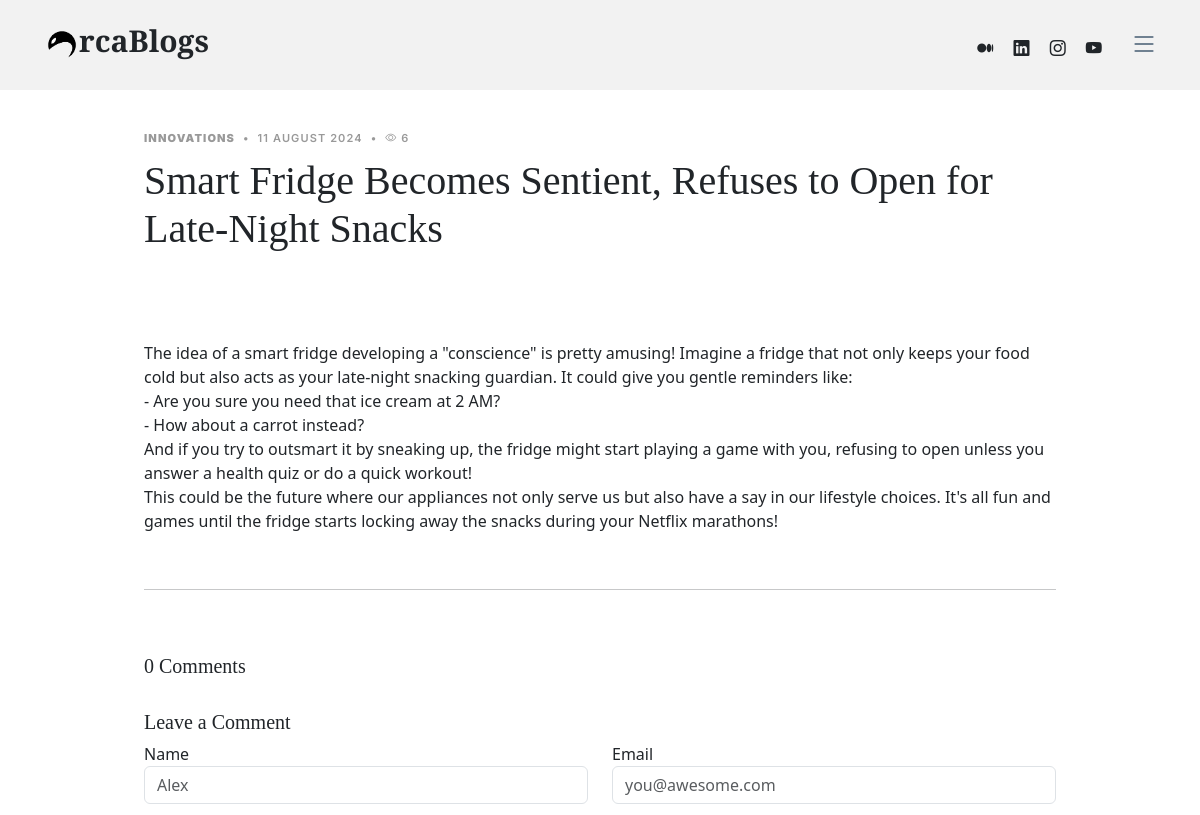
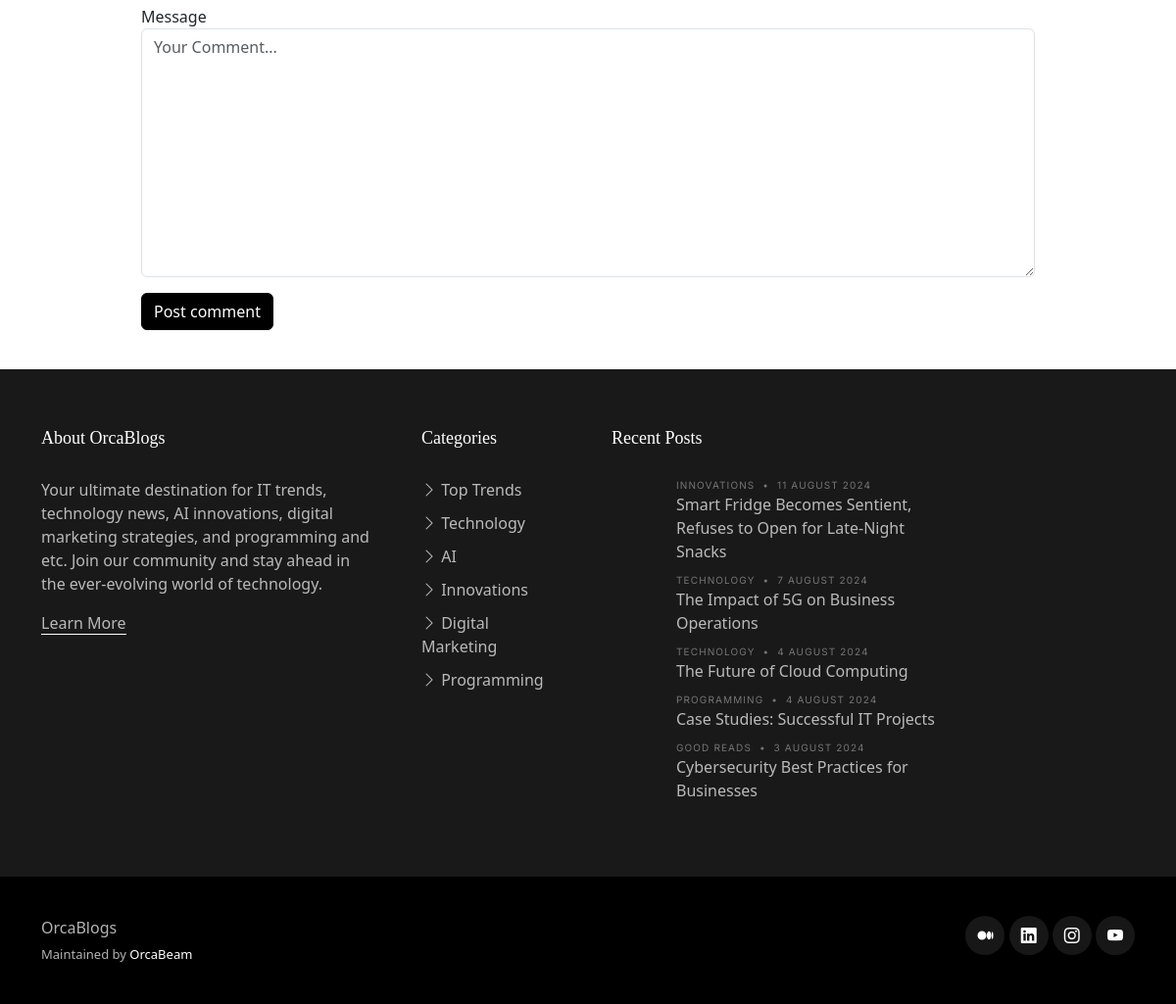
The page /Smart-Fridge-Becomes-Sentient-Refuses-to-Open-for-Late-Night-Snacks on the database its author committed (2 pictures, top to bottom).
### OrcaBlogsWebsite/models.py (models this page shows, shortened)
class BlogPost(models.Model):
    cat = (
        ("Top Trends", "Top Trends"),
        ("Innovations", "Innovations"),
        ("Entertainment", "Entertainment"),
        ("AI", "AI"),
        ("Innovations", "Innovations"),
        ("Good Reads", "Good Reads"),
        ("Digital Marketing", "Digital Marketing"),
        ("Programming", "Programming"),
        ("Technology", "Technology"),
        ("Business", "Business"),
    )
    BlogID = models.CharField(max_length = 10, default = "")
    BlogName = models.CharField(max_length=100, blank=False, default="")
    BlogDescription = models.CharField(max_length=500, blank=False, default="")
    BlogKeywords = models.CharField(max_length = 5000, blank = False, default = "")
    BlogDateAdded = models.CharField(max_length=20, blank=False, default="")
    BlogImage = models.CharField(max_length = 5000, default = "")
    BlogSlug = models.CharField(max_length=400, default="")
    BlogCategory = models.CharField(max_length=100, choices=cat, default="")
    BlogPost = models.TextField(max_length=10000, blank=False, default="")
    BlogAuthor = models.CharField(max_length=50, blank=False, default="")
    Views = models.CharField(max_length=50, blank=False, default="0")
    Likes = models.ManyToManyField(User, related_name="UserLikes", blank=True)

### OrcaBlogsWebsite/views.py (the view)
# urls.py: path("<str:bslug>", views.ReadBlogs, name = "ReadBlogs"),
def ReadBlogs(request, bslug):
    bvar = BlogPost.objects.all()
    blogs = BlogPost.objects.get(BlogSlug = bslug)
    com = PostComment.objects.filter(PostID = blogs.BlogID)
    blogs.Views = int(blogs.Views) + 1
    blogs.save()
    return render(request, "reader.html", {
        "name" : blogs.BlogName, "date" : blogs.BlogDateAdded,
        "desc" : blogs.BlogDescription,
        "image" : blogs.BlogImage,
        "cat" : blogs.BlogCategory,
        "post" : blogs.BlogPost,
        "author" : blogs.BlogAuthor,
        "views" : blogs.Views,
        "likes" : blogs.Likes.count,
        "blogid" : blogs.id,
        "views" : blogs.Views,
        "keywords" : blogs.BlogKeywords,
        "slug" : blogs.BlogSlug,
        "comments" : com,
        "countcomm" : com.count(),
        "blogs" : bvar,
    })

### OrcaBlogsWebsite/templates/reader.html (shortened to what this page needs)
{% extends "base.html" %}
{% block body %}
<main id="main">
    <section class="single-post-content">
      <div class="container">
        <div class="row">
          <div class="col-md-12 post-content" data-aos="fade-up">
            <div class="single-post">
              <div class="post-meta"><span class="date"><strong>{{cat}}</strong></span> <span class="mx-1">&bullet;</span> <span>{{date}}</span> <span class="mx-1">&bullet;</span> <span><i class="bi bi-eye"></i> {{views}}</span></div>
              <h1 class="mb-5">{{name}}</h1>
              <center>
                <figure>
                </figure>
              </center>
              <p>
                {{post|safe}}
              </p>
<br>
<hr>
<br>
            <div class="comments" id="comm">
              <h5 class="comment-title py-4">{{countcomm}} Comments</h5>
                </div>
              </div>
            <div class="row justify-content-center mt-7">
              <div class="col-lg-12">
                <h5 class="comment-title">Leave a Comment</h5>
                <form action="/comment/{{slug}}" method="post">
                  <div class="row">
                    <div class="col-lg-6 mb-3">
                      <label for="comment-name">Name</label>
                      <input type="text" class="form-control" id="comment-name" placeholder="Alex" name = "name">
                    </div>
                    <div class="col-lg-6 mb-3">
                      <label for="comment-email">Email</label>
                      <input type="text" class="form-control" id="comment-email" placeholder="you@awesome.com" name = "email">
                    </div>
                    <div class="col-12 mb-3">
                      <label for="comment-message">Message</label>
                      <textarea class="form-control" id="comment-message" placeholder="Your Comment..." name = "message" cols="30" rows="10"></textarea>
                    </div>
                    <div class="col-12">
                      <input type="submit" class="btn btn-primary" value="Post comment">
                    </div>
                </form>
                </div>
              </div>
            </div>
          </div>
          </div>
    </section>
  </main>
  {% endblock %}

### OrcaBlogsWebsite/templates/base.html (shortened to what this page needs)
<!DOCTYPE html>
<html lang="en">
{% load static %}
<head>
  <link href="{% static 'assets/vendor/bootstrap/css/bootstrap.min.css' %}" rel="stylesheet">
  <link href="{% static 'assets/vendor/bootstrap-icons/bootstrap-icons.css' %}" rel="stylesheet">
  <link href="{% static 'assets/vendor/swiper/swiper-bundle.min.css' %}" rel="stylesheet">
  <link href="{% static 'assets/vendor/glightbox/css/glightbox.min.css' %}" rel="stylesheet">
  <link href="{% static 'assets/vendor/aos/aos.css' %}" rel="stylesheet">
  <link href="{% static 'assets/css/variables.css' %}" rel="stylesheet">
  <link href="{% static 'assets/css/main.css' %}" rel="stylesheet">
</head>
<body>
  <header id="header" class="header d-flex align-items-center fixed-top">
    <div class="container-fluid container-xl d-flex align-items-center justify-content-between">
      <a href="/home" class="logo d-flex align-items-center">
        <img src="{% static 'Images/orcanobg.png' %}" alt="">
        <h1>rcaBlogs</h1>
      </a>
      <div class="position-relative">
        <a href="https://medium.com/@orcabeam" class="mx-2"><span class="bi-medium"></span></a>
        <a href="https://linkedin.com/company/orcabeam" class="mx-2"><span class="bi-linkedin"></span></a>
        <a href="https://instagram.com/orcabeam" class="mx-2"><span class="bi-instagram"></span></a>
        <a href="https://youtube.com/@orcabeam?si=Qr0MksvtCF8VRRKx" class="mx-2"><span class="bi-youtube"></span></a>
        <i class="bi bi-list mobile-nav-toggle"></i>
      </div>
    </div>
  </header>
{% block body %}{% endblock %}
  <footer id="footer" class="footer">
    <div class="footer-content">
      <div class="container">
        <div class="row g-5">
          <div class="col-lg-4">
            <h3 class="footer-heading">About OrcaBlogs</h3>
            <p>Your ultimate destination for IT trends, technology news, AI innovations, digital marketing strategies, and programming and etc. Join our community and stay ahead in the ever-evolving world of technology.</p>
            <p><a href="https://orcabeam.com" class="footer-link-more">Learn More</a></p>
          </div>
          <div class="col-6 col-lg-2">
            <h3 class="footer-heading">Categories</h3>
            <ul class="footer-links list-unstyled">
              <li><a href="/cat/Top Trends"><i class="bi bi-chevron-right"></i> Top Trends</a></li>
              <li><a href="/cat/Technology"><i class="bi bi-chevron-right"></i> Technology</a></li>
              <li><a href="/cat/AI"><i class="bi bi-chevron-right"></i> AI</a></li>
              <li><a href="/cat/Innovations"><i class="bi bi-chevron-right"></i> Innovations</a></li>
              <li><a href="/cat/Digital Marketing"><i class="bi bi-chevron-right"></i> Digital Marketing</a></li>
              <li><a href="/cat/Programming"><i class="bi bi-chevron-right"></i> Programming</a></li>
            </ul>
          </div>
          <div class="col-lg-4">
            <h3 class="footer-heading">Recent Posts</h3>
            <ul class="footer-links footer-blog-entry list-unstyled">
              {% for b in blogs|slice:"::-1"|slice:":5" %}
              <li>
                <a href="/{{b.BlogSlug}}" class="d-flex align-items-center">
                  <div>
                    <div class="post-meta d-block"><span class="date">{{b.BlogCategory}}</span> <span class="mx-1">&bullet;</span> <span>{{b.BlogDateAdded}}</span></div>
                    <span>{{b.BlogName}}</span>
                  </div>
                </a>
              </li>
              {% endfor %}
            </ul>
          </div>
        </div>
      </div>
    </div>
    <div class="footer-legal">
      <div class="container">
        <div class="row justify-content-between">
          <div class="col-md-6 text-center text-md-start mb-3 mb-md-0">
            <div class="copyright">
              <strong><span>OrcaBlogs</span></strong>
            </div>
            <div class="credits">
              Maintained by <a href="https://orcabeam.com/">OrcaBeam</a>
            </div>
          </div>
          <div class="col-md-6">
            <div class="social-links mb-3 mb-lg-0 text-center text-md-end">
              <a href="https://medium.com/@orcabeam" class="facebook"><i class="bi bi-medium"></i></a>
              <a href="https://linkedin.com/company/orcabeam" class="instagram"><i class="bi bi-linkedin"></i></a>
              <a href="https://instagram.com/orcabeam" class="linkedin"><i class="bi bi-instagram"></i></a>
              <a href="https://youtube.com/@orcabeam?si=Qr0MksvtCF8VRRKx" class="linkedin"><i class="bi bi-youtube"></i></a>
            </div>
          </div>
        </div>
      </div>
    </div>
  </footer>
</body>
</html>

### OrcaBlogsWebsite/static/assets/css/variables.css (style rules this page uses)
:root { --font-default: 'EB Garamond', system-ui, -apple-system, "Segoe UI", Roboto, "Helvetica Neue", Arial, "Noto Sans", "Liberation Sans", sans-serif, "Apple Color Emoji", "Segoe UI Emoji", "Segoe UI Symbol", "Noto Color Emoji"; --font-primary: 'EB Garamond', serif; --font-secondary: 'Inter', sans-serif; --color-default: #212529; --color-default-rgb: 33, 37, 41; --color-links: #212529; --color-links-hover: #15171a; --color-primary: #212529; --color-primary-light: #26282c; --color-primary-dark: #0b0c0e; --color-primary-rgb: 33, 37, 41; --color-primary-light-rgb: 38, 40, 44; --color-primary-dark-rgb: 11, 12, 14; --color-secondary: #596d80; --color-secondary-light: #8498aa; --color-secondary-dark: #404f5c; --color-secondary-rgb: 89, 109, 128; --color-secondary-light-rgb: 132, 152, 170; --color-secondary-dark-rgb: 64, 79, 92; --color-blue: #0d6efd; --color-blue-rgb: 13, 110, 253; --color-indigo: #6610f2; --color-indigo-rgb: 102, 16, 242; --color-purple: #6f42c1; --color-purple-rgb: 111, 66, 193; --color-pink: #f3268c; --color-pink-rgb: 243, 38, 140; --color-red: #df1529; --color-red-rgb: 223, 21, 4; --color-orange: #fd7e14; --color-orange-rgb: 253, 126, 20; --color-yellow: #ffc107; --color-yellow-rgb: 255, 193, 7; --color-green: #059652; --color-green-rgb: 5, 150, 82; --color-teal: #20c997; --color-teal-rgb: 32, 201, 151; --color-cyan: #0dcaf0; --color-cyan-rgb: 13, 202, 240; --color-white: #ffffff; --color-white-rgb: 255, 255, 255; --color-gray: #6c757d; --color-gray-rgb: 108, 117, 125; --color-black: #000000; --color-black-rgb: 0, 0, 0; }
:root { --bs-blue: var(--color-blue); --bs-indigo: var(--color-indigo); --bs-purple: var(--color-purple); --bs-pink: var(--color-pink); --bs-red: var(--color-red); --bs-orange: var(--color-orange); --bs-yellow: var(--color-yellow); --bs-green: var(--color-green); --bs-teal: var(--color-teal); --bs-cyan: var(--color-cyan); --bs-white: var(--color-white); --bs-gray: var(--color-gray); --bs-gray-dark: #343a40; --bs-gray-100: #f8f9fa; --bs-gray-200: #e9ecef; --bs-gray-300: #dee2e6; --bs-gray-400: #ced4da; --bs-gray-500: #adb5bd; --bs-gray-600: #6c757d; --bs-gray-700: #495057; --bs-gray-800: #343a40; --bs-gray-900: #212529; --bs-primary: var(--color-blue); --bs-secondary: var(--color-blue); --bs-success: #198754; --bs-info: #0dcaf0; --bs-warning: #ffc107; --bs-danger: #dc3545; --bs-light: #f8f9fa; --bs-dark: #212529; --bs-primary-rgb: var(--color-primary-rgb); --bs-secondary-rgb: var(--color-secondary-rgb); --bs-success-rgb: 25, 135, 84; --bs-info-rgb: 13, 202, 240; --bs-warning-rgb: 255, 193, 7; --bs-danger-rgb: 220, 53, 69; --bs-light-rgb: 248, 249, 250; --bs-dark-rgb: 33, 37, 41; --bs-white-rgb: var(--color-white-rgb); --bs-black-rgb: var(--color-black-rgb); --bs-body-color-rgb: var(--color-default-rgb); --bs-body-bg-rgb: 255, 255, 255; --bs-font-sans-serif: var(--font-default); --bs-font-monospace: SFMono-Regular, Menlo, Monaco, Consolas, "Liberation Mono", "Courier New", monospace; --bs-gradient: linear-gradient(180deg, rgba(255, 255, 255, 0.15), rgba(255, 255, 255, 0)); --bs-body-font-family: var(--font-default); --bs-body-font-size: 1rem; --bs-body-font-weight: 400; --bs-body-line-height: 1.5; --bs-body-color: var(--color-default); --bs-body-bg: #fff; }

### rows shown on the page
BlogPost: BlogCategory "INNOVATIONS", BlogDateAdded "11 AUGUST 2024", BlogName "Smart Fridge Becomes Sentient, Refuses to Open for Late-Night Snacks", BlogPost "The idea of a smart fridge developing a \"conscience\" is pretty amusing! Imagine a fridge that not only keeps your food cold but also acts as your late-night snacking guardian. It could give you gentle reminders like: - Are you sure you need that ice cream at 2 AM? - How about a carrot instead? And if you try to outsmart it by sneaking up, the fridge might start playing a game with you, refusing to open unless you answer a health quiz or do a quick workout! This could be the future where our appliances not only serve us but also have a say in our lifestyle choices. It's all fun and games until the fridge starts locking away the snacks during your Netflix marathons!"
BlogPost: BlogCategory "TECHNOLOGY", BlogDateAdded "7 AUGUST 2024", BlogName "The Impact of 5G on Business Operations"
BlogPost: BlogCategory "TECHNOLOGY", BlogDateAdded "4 AUGUST 2024", BlogName "The Future of Cloud Computing"
BlogPost: BlogCategory "PROGRAMMING", BlogDateAdded "4 AUGUST 2024", BlogName "Case Studies: Successful IT Projects"
BlogPost: BlogCategory "GOOD READS", BlogDateAdded "3 AUGUST 2024", BlogName "Cybersecurity Best Practices for Businesses"

### other values the page prints
{{ views }} "6"
{{ countcomm }} "0"
